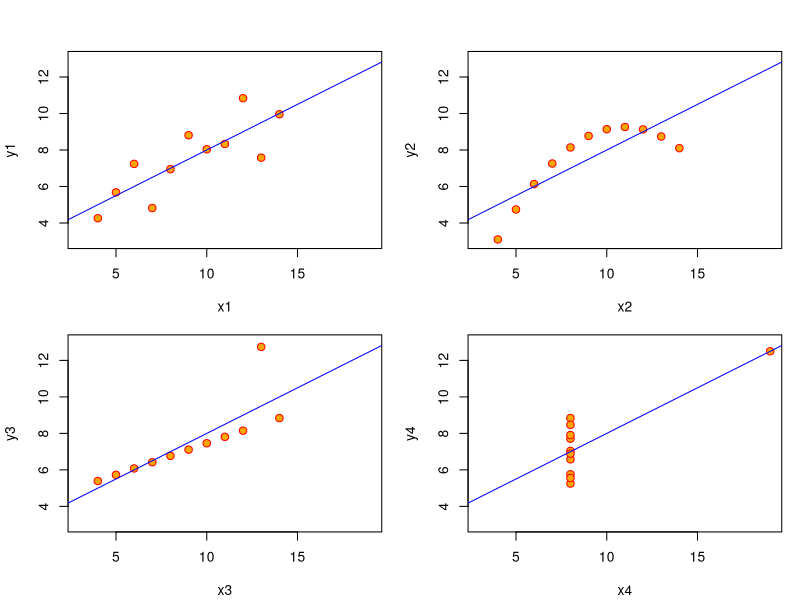
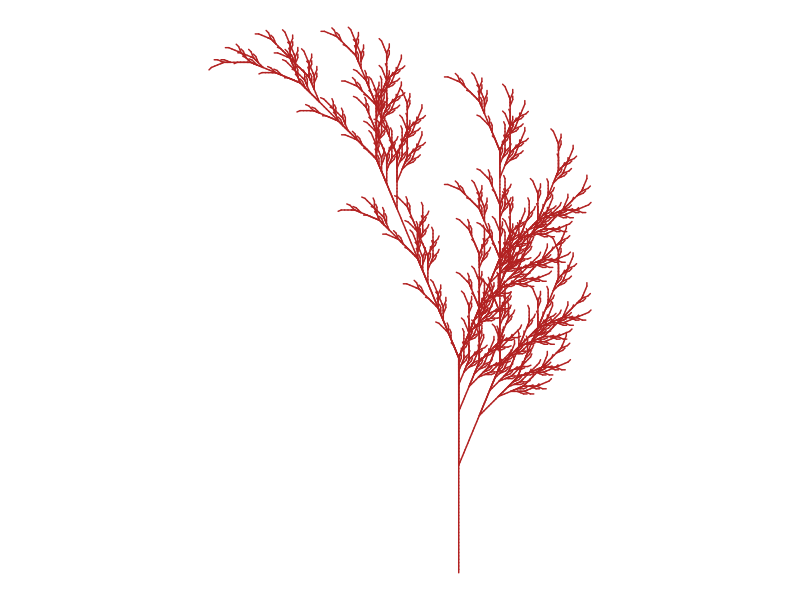

Generate these figures, in order, with R:
## ---- chunk 1
#| echo: false
#| results: 'hide'
#| warning: false
#| message: false

data(anscombe)

ff <- y ~ x
mods <- setNames(as.list(1:4), paste0("lm", 1:4))

# Fit models quietly
for(i in 1:4) {
  ff[2:3] <- lapply(paste0(c("y","x"), i), as.name)
  mods[[i]] <- lm(ff, data = anscombe)
}

# Draw 2x2 regression plots
op <- par(mfrow = c(2, 2), mar = 0.1+c(4,4,1,1), oma =  c(0, 0, 2, 0))
for(i in 1:4) {
  ff[2:3] <- lapply(paste0(c("y","x"), i), as.name)
  plot(ff, data = anscombe, col = "red", pch = 21, bg = "orange", cex = 1.2,
       xlim = c(3, 19), ylim = c(3, 13))
  abline(mods[[i]], col = "blue")
}
par(op)
## ---- chunk 2
# Title Fall color
# Credit: https://fronkonstin.com

# Install packages
library(gsubfn)
library(tidyverse)

# Define elements in plant art
# Each image corresponds to a different axiom, rules, angle and depth

# Leaf of Fall

axiom="X"
rules=list("X"="F-[[X]+X]+F[+FX]-X", "F"="FF")
angle=22.5
depth=6


for (i in 1:depth) axiom=gsubfn(".", rules, axiom)

actions=str_extract_all(axiom, "\\d*\\+|\\d*\\-|F|L|R|\\[|\\]|\\|") %>% unlist

status=data.frame(x=numeric(0), y=numeric(0), alfa=numeric(0))
points=data.frame(x1 = 0, y1 = 0, x2 = NA, y2 = NA, alfa=90, depth=1)


# Generating data
# Note: may take a minute or two

for (action in actions)
{
  if (action=="F")
  {
    x=points[1, "x1"]+cos(points[1, "alfa"]*(pi/180))
    y=points[1, "y1"]+sin(points[1, "alfa"]*(pi/180))
    points[1,"x2"]=x
    points[1,"y2"]=y
    data.frame(x1 = x, y1 = y, x2 = NA, y2 = NA,
               alfa=points[1, "alfa"],
               depth=points[1,"depth"]) %>% rbind(points)->points
  }
  if (action %in% c("+", "-")){
    alfa=points[1, "alfa"]
    points[1, "alfa"]=eval(parse(text=paste0("alfa",action, angle)))
  }
  if(action=="["){
    data.frame(x=points[1, "x1"], y=points[1, "y1"], alfa=points[1, "alfa"]) %>%
      rbind(status) -> status
    points[1, "depth"]=points[1, "depth"]+1
  }

  if(action=="]"){
    depth=points[1, "depth"]
    points[-1,]->points
    data.frame(x1=status[1, "x"], y1=status[1, "y"], x2=NA, y2=NA,
               alfa=status[1, "alfa"],
               depth=depth-1) %>%
      rbind(points) -> points
    status[-1,]->status
  }
}

ggplot() +
  geom_segment(aes(x = x1, y = y1, xend = x2, yend = y2),
               lineend = "round",
               color="firebrick", # Set your own Fall color?
               data=na.omit(points)) +
  coord_fixed(ratio = 1) +
  theme_void() # No grid nor axes
